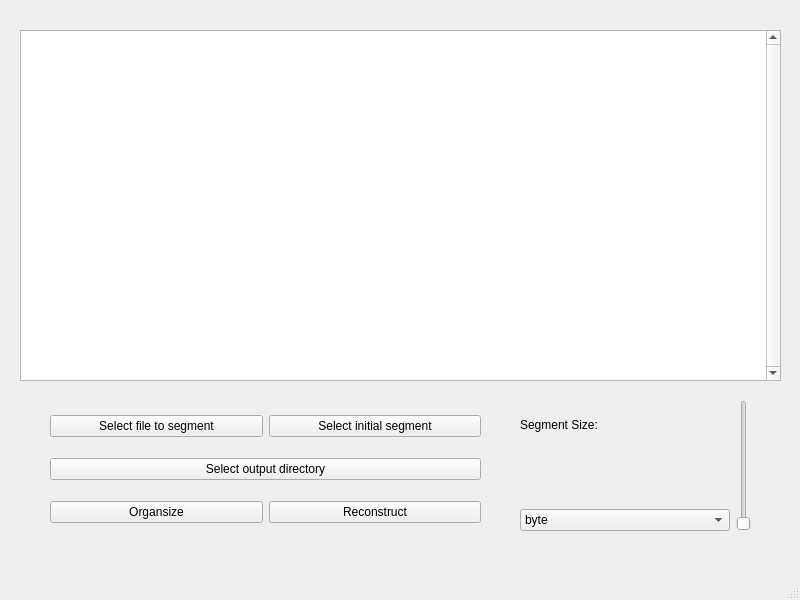
<?xml version="1.0" encoding="UTF-8"?>
<ui version="4.0">
 <class>GuiWindow</class>
 <widget class="QMainWindow" name="GuiWindow">
  <property name="geometry">
   <rect>
    <x>0</x>
    <y>0</y>
    <width>800</width>
    <height>600</height>
   </rect>
  </property>
  <property name="minimumSize">
   <size>
    <width>799</width>
    <height>0</height>
   </size>
  </property>
  <property name="windowTitle">
   <string>Organsize</string>
  </property>
  <widget class="QWidget" name="centralwidget">
   <widget class="QTextEdit" name="textEdit">
    <property name="geometry">
     <rect>
      <x>20</x>
      <y>30</y>
      <width>761</width>
      <height>351</height>
     </rect>
    </property>
    <property name="verticalScrollBarPolicy">
     <enum>Qt::ScrollBarAlwaysOn</enum>
    </property>
   </widget>
   <widget class="QWidget" name="gridLayoutWidget">
    <property name="geometry">
     <rect>
      <x>50</x>
      <y>400</y>
      <width>431</width>
      <height>141</height>
     </rect>
    </property>
    <layout class="QGridLayout" name="gridLayout_3">
     <item row="0" column="1">
      <widget class="QPushButton" name="m_button_segment">
       <property name="text">
        <string>Select initial segment</string>
       </property>
      </widget>
     </item>
     <item row="1" column="0" colspan="2">
      <widget class="QPushButton" name="m_button_dir">
       <property name="text">
        <string>Select output directory</string>
       </property>
      </widget>
     </item>
     <item row="2" column="1">
      <widget class="QPushButton" name="m_button_reconstruct">
       <property name="text">
        <string>Reconstruct</string>
       </property>
      </widget>
     </item>
     <item row="2" column="0">
      <widget class="QPushButton" name="m_button_organsize">
       <property name="text">
        <string>Organsize</string>
       </property>
      </widget>
     </item>
     <item row="0" column="0">
      <widget class="QPushButton" name="m_button_file">
       <property name="text">
        <string>Select file to segment</string>
       </property>
      </widget>
     </item>
    </layout>
   </widget>
   <widget class="QWidget" name="gridLayoutWidget_2">
    <property name="geometry">
     <rect>
      <x>520</x>
      <y>400</y>
      <width>231</width>
      <height>131</height>
     </rect>
    </property>
    <layout class="QGridLayout" name="gridLayout_4">
     <item row="0" column="1">
      <widget class="QLabel" name="label_2">
       <property name="text">
        <string>Segment Size:</string>
       </property>
      </widget>
     </item>
     <item row="1" column="1">
      <widget class="QLabel" name="segmentSizeLabel">
       <property name="text">
        <string/>
       </property>
      </widget>
     </item>
     <item row="2" column="1">
      <widget class="QComboBox" name="segmentUnitComboBox">
       <item>
        <property name="text">
         <string>byte</string>
        </property>
       </item>
       <item>
        <property name="text">
         <string>KB</string>
        </property>
       </item>
       <item>
        <property name="text">
         <string>MB</string>
        </property>
       </item>
       <item>
        <property name="text">
         <string>GB</string>
        </property>
       </item>
       <item>
        <property name="text">
         <string>TB</string>
        </property>
       </item>
      </widget>
     </item>
     <item row="0" column="2" rowspan="3">
      <widget class="QSlider" name="verticalSlider">
       <property name="orientation">
        <enum>Qt::Vertical</enum>
       </property>
      </widget>
     </item>
    </layout>
   </widget>
  </widget>
  <widget class="QMenuBar" name="menubar">
   <property name="geometry">
    <rect>
     <x>0</x>
     <y>0</y>
     <width>800</width>
     <height>25</height>
    </rect>
   </property>
  </widget>
  <widget class="QStatusBar" name="statusbar"/>
 </widget>
 <resources/>
 <connections/>
</ui>
